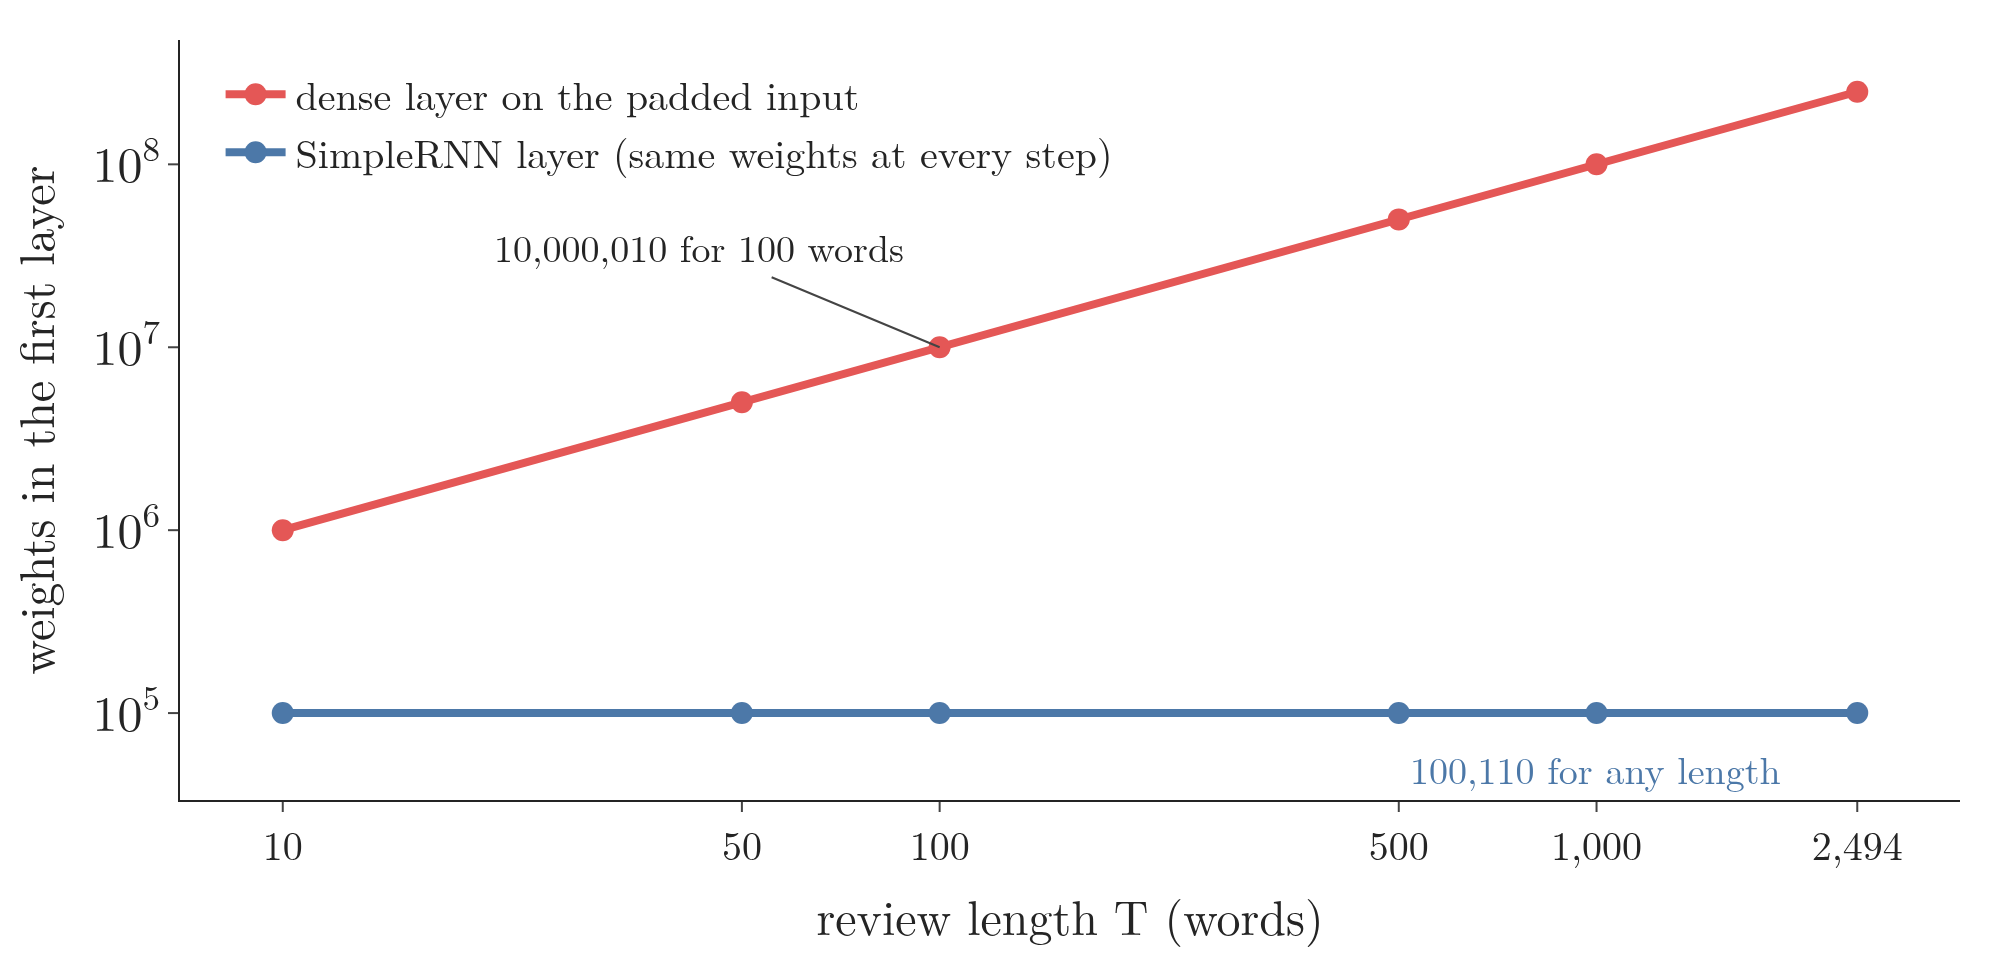

This chart was generated by the following Python code:
"""Why parameter sharing matters: the weights of a first layer with 10 nodes, for a 10,000-word one-hot
vocabulary, as the review length grows. A dense layer on the stacked words needs T x 10,000 x 10 + 10 weights;
a SimpleRNN layer needs 100,110 for any length (Keras count_params in the Notebook). Plotly, log scale."""
from pathlib import Path
import numpy as np
import plotly.graph_objects as go
from common import BLUE, RED, FONT

here = Path(__file__).parent
V, H = 10_000, 10
T = np.array([10, 50, 100, 500, 1000, 2494])
dense = T * V * H + H
rnn = V * H + H * H + H                                   # input weights + recurrent weights + biases
assert dense[2] == 10_000_010 and rnn == 100_110          # the Note's Keras counts
fig = go.Figure()
fig.add_scatter(x=T, y=dense, mode="lines+markers", name="dense layer on the padded input", line=dict(color=RED, width=4),
                marker=dict(size=11))
fig.add_scatter(x=T, y=[rnn] * len(T), mode="lines+markers", name="SimpleRNN layer (same weights at every step)",
                line=dict(color=BLUE, width=4), marker=dict(size=11))
fig.add_annotation(x=np.log10(100), y=np.log10(dense[2]), text="10,000,010 for 100 words", showarrow=True,
                   ax=-120, ay=-50, font=dict(size=19))
fig.add_annotation(x=np.log10(1000), y=np.log10(rnn), text="100,110 for any length", showarrow=False, yshift=-28,
                   font=dict(size=19, color=BLUE))
fig.update_layout(template="simple_white", width=1000, height=480, font=dict(FONT, size=20),
                  xaxis=dict(type="log", title="review length T (words)", tickvals=list(T), ticktext=[f"{t:,}" for t in T]),
                  yaxis=dict(type="log", title="weights in the first layer", exponentformat="power", dtick=1),
                  legend=dict(x=0.02, y=0.98), margin=dict(l=90, r=20, t=20, b=70))
fig.write_image(here / "weights_vs_length.png", scale=2)
fig.write_image(here / "weights_vs_length.pdf")
